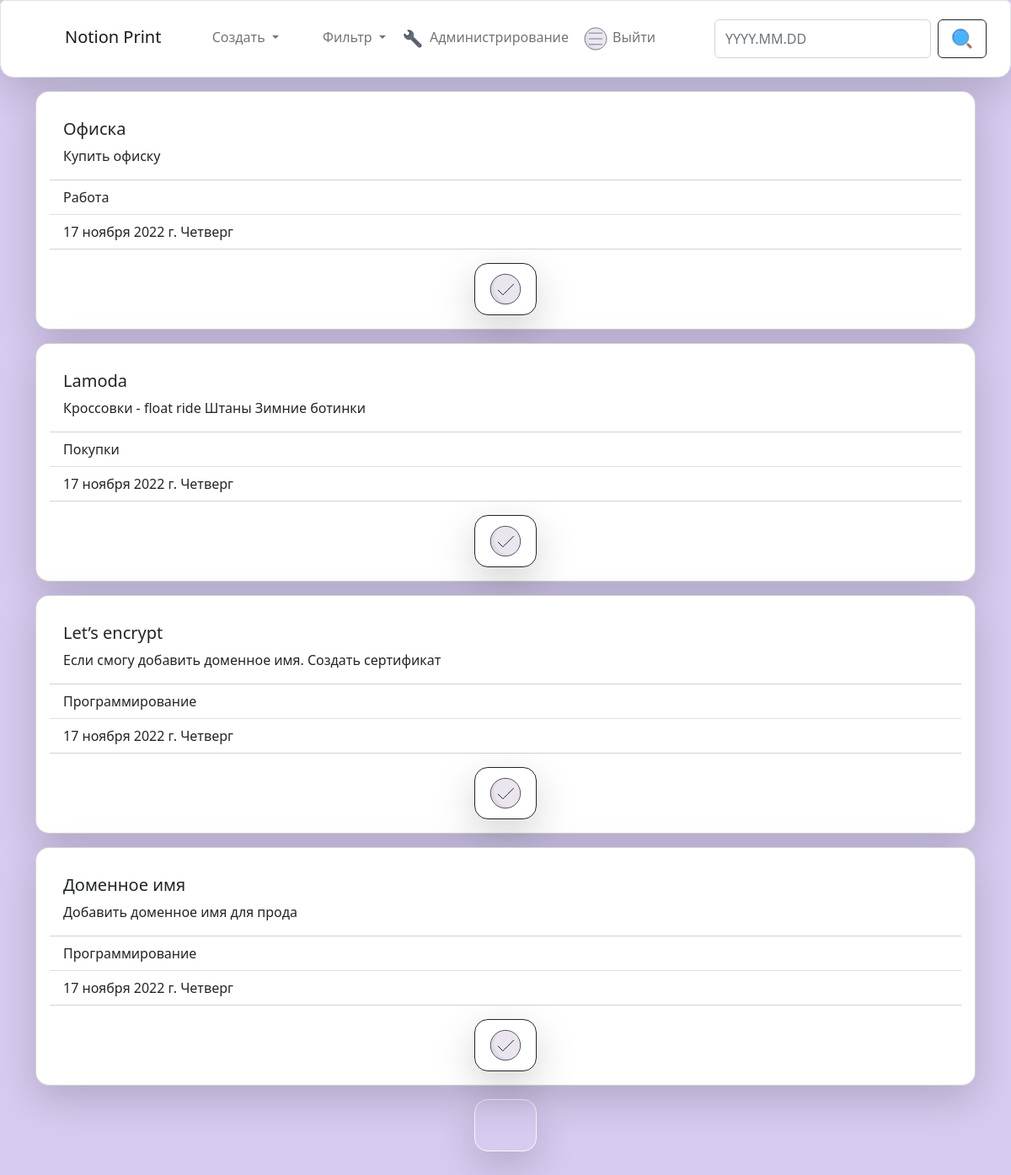
The app's page / (signed in) with its own data.
### Notion/models.py (models this page shows, shortened)
class Task(models.Model):
    title = models.CharField(max_length=255, db_index=True, verbose_name='Заголовок задачи')
    content = models.TextField(blank=True, verbose_name='Текст задачи')
    created_at = models.DateTimeField(auto_now_add=True, verbose_name='Создано')
    update_at = models.DateTimeField(auto_now=True, verbose_name='Изменено')
    appoint_to = models.DateField(verbose_name='Назначено на')
    photo = models.ImageField(upload_to='photos/%Y/%m/%d/',blank=True, verbose_name='Прикрепленное фото')
    active = models.BooleanField(default=True, verbose_name='Активна')
    typing = models.ForeignKey('Typing', on_delete=models.PROTECT, null=True, verbose_name='Тип задачи')
    class Meta:
        verbose_name = 'Задача'
        verbose_name_plural = 'Задачи'
        ordering = ['-created_at']

class Typing(models.Model):
    title = models.CharField(max_length=255, db_index=True, verbose_name='Тип задачи')
    def __str__(self) -> str:
        return self.title
    class Meta:
        verbose_name = 'Тип'
        verbose_name_plural = 'Типы'
        ordering = ['title']

### Notion/views.py (the view)
# urls.py: path('', Home.as_view(), name='home')
class Home(LoginRequiredMixin, ListView):
    model = Task
    template_name = 'Notion/home.html'
    login_url = '/login/'
    context_object_name = 'task_list'
    def get_context_data(self, **kwargs):
        context = super().get_context_data(**kwargs)
        context['weekday'] = get_weekday(self.current_date)
        context['now_date'] = get_now_date()
        return context
    def get(self, request, *args, **kwargs) -> HttpResponse:
        self.current_date = request.GET.get('search', get_now_date())
        self.appoint_to__gte = request.GET.get('appoint_to__gte', None)
        self.appoint_to__lt = request.GET.get('appoint_to__lt', None)
        return super().get(request, *args, **kwargs)
    def get_queryset(self):
        if self.appoint_to__gte!=None and self.appoint_to__lt!=None:
            return Task.objects.filter(active=True, appoint_to__gte=self.appoint_to__gte, appoint_to__lt=self.appoint_to__lt).select_related('typing')
        return Task.objects.filter(active=True, appoint_to=self.current_date).select_related('typing')

### Notion/templatetags/custom_filters.py (called while the page is built)
@register.simple_tag(name = 'get_categories')
def get_categories(task_list):
    if len(task_list)!=0:
        return str(task_list[0].appoint_to)
    return False

@register.simple_tag(name= 'get_dates')
def get_dates(now, period):
    def to_str(date):
        return date.strftime('%Y-%m-%d')
    now_date = datetime.strptime(now, "%Y-%m-%d")
    if period=='week':
        return f"?appoint_to__gte={to_str(now_date-timedelta(7))}&appoint_to__lt={to_str(now_date+timedelta(1))}"
    elif period=='month':
        return f"?appoint_to__gte={to_str(now_date-timedelta(30))}&appoint_to__lt={to_str(now_date+timedelta(1))}"

### Notion/views.py (called while the page is built)
def get_now_date():
    return datetime.today().strftime('%Y-%m-%d')

def get_weekday(date):
    day_index = datetime.isoweekday(datetime.strptime(date, "%Y-%m-%d"))
    if day_index==1: return 'Понедельник'
    elif day_index==2: return 'Вторник'
    elif day_index==3: return 'Среда'
    elif day_index==4: return 'Четверг'
    elif day_index==5: return 'Пятница'
    elif day_index==6: return 'Суббота'
    elif day_index==7: return 'Воскресенье'

### Notion/templates/Notion/home.html (shortened to what this page needs)
{% extends 'base.html' %}
{% block container %}
<div class="container">
    {% for task in task_list %}
    <div class="card mt-3 shadow-lg p-3 mb-2 bg-body rounded-4">
        <div class="card-body">
            <h5 class="card-title">{{task.title|capfirst}}</h5>
            <p class="card-text">{{task.content|safe}}</p>
        </div>
        <ul class="list-group list-group-flush">
            <li class="list-group-item">{{task.typing|capfirst}}</li>
            <li class="list-group-item">{{task.appoint_to}} {{weekday}}</li>
        </ul>
        {% include 'Notion/include/_button_deactivate.html' %}
    </div>
{% endfor %}
    <div class="row">
        <div class="col text-center">
        {% include 'Notion/include/_button_print.html' %}
        </div>
    </div>
</div>
{% endblock %}

### Notion/templates/Notion/include/_button_deactivate.html
{% load static %}
<button class="m-auto mt-3 btn btn-outline-dark shadow-lg rounded-4" type="submit" id="deactivate_{{task.pk}}"
  onclick="deactivate(this)">
  <lord-icon src="{% static 'icons/approve.json' %}" trigger="hover" style="width:48px;height:48px">
  </lord-icon>
</button>

### records on screen
Task: title "Офиска", content "Купить офиску", typing "Работа", appoint_to "17 ноября 2022 г.", weekday "Четверг"
Task: title "Lamoda", content "Кроссовки - float ride Штаны Зимние ботинки", typing "Покупки", appoint_to "17 ноября 2022 г.", weekday "Четверг"
Task: title "Let’s encrypt", content "Если смогу добавить доменное имя. Создать сертификат", typing "Программирование", appoint_to "17 ноября 2022 г.", weekday "Четверг"
Task: title "Доменное имя", content "Добавить доменное имя для прода", typing "Программирование", appoint_to "17 ноября 2022 г.", weekday "Четверг"
